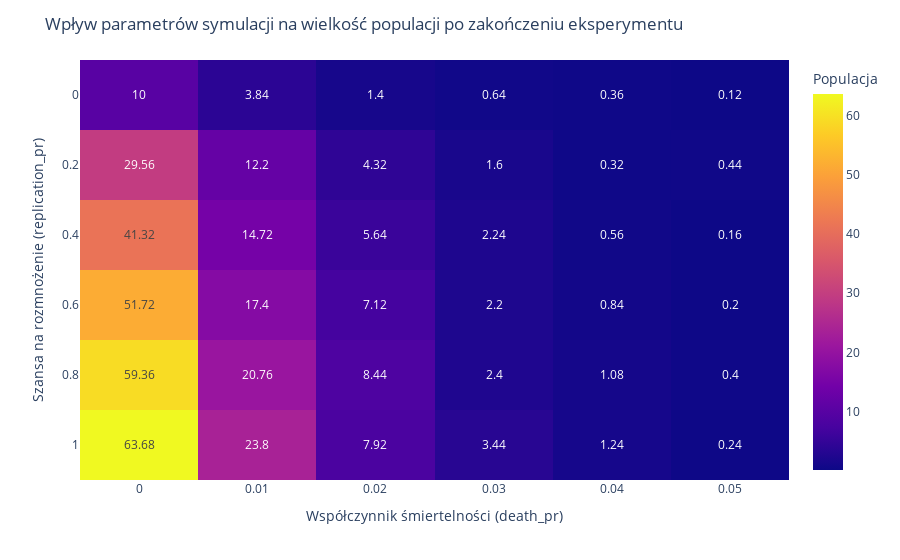

Notebook source saved alongside this figure:
### Code cell
Plots.heatmap(
    data=results, 
    x=death_pr, 
    y=replication_pr, 
    labels=labels
).show()

### Figure 1 — Plotly figure (JSON) as saved in the notebook; plotly's stock layout.template omitted (floating-point values rounded to 4 significant figures)
{"data": [{"coloraxis": "coloraxis", "hovertemplate": "Współczynnik śmiertelności (death_pr): %{x}<br>Szansa na rozmnożenie (replication_pr): %{y}<br>Populacja: %{z}<extra></extra>", "name": "0", "texttemplate": "%{z}", "type": "heatmap", "x": [0, 0.01, 0.02, 0.03, 0.04, 0.05], "xaxis": "x", "y": [0, 0.2, 0.4, 0.6, 0.8, 1], "yaxis": "y", "z": [[10, 3.84, 1.4, 0.64, 0.36, 0.12], [29.56, 12.2, 4.32, 1.6, 0.32, 0.44], [41.32, 14.72, 5.64, 2.24, 0.56, 0.16], [51.72, 17.4, 7.12, 2.2, 0.84, 0.2], [59.36, 20.76, 8.44, 2.4, 1.08, 0.4], [63.68, 23.8, 7.92, 3.44, 1.24, 0.24]]}], "layout": {"coloraxis": {"colorbar": {"title": {"text": "Populacja"}}, "colorscale": [[0, "#0d0887"], [0.1111, "#46039f"], [0.2222, "#7201a8"], [0.3333, "#9c179e"], [0.4444, "#bd3786"], [0.5556, "#d8576b"], [0.6667, "#ed7953"], [0.7778, "#fb9f3a"], [0.8889, "#fdca26"], [1, "#f0f921"]]}, "margin": {"t": 60}, "title": {"text": "Wpływ parametrów symulacji na wielkość populacji po zakończeniu eksperymentu"}, "xaxis": {"anchor": "y", "domain": [0, 1], "title": {"text": "Współczynnik śmiertelności (death_pr)"}}, "yaxis": {"anchor": "x", "autorange": "reversed", "domain": [0, 1], "title": {"text": "Szansa na rozmnożenie (replication_pr)"}}}}
